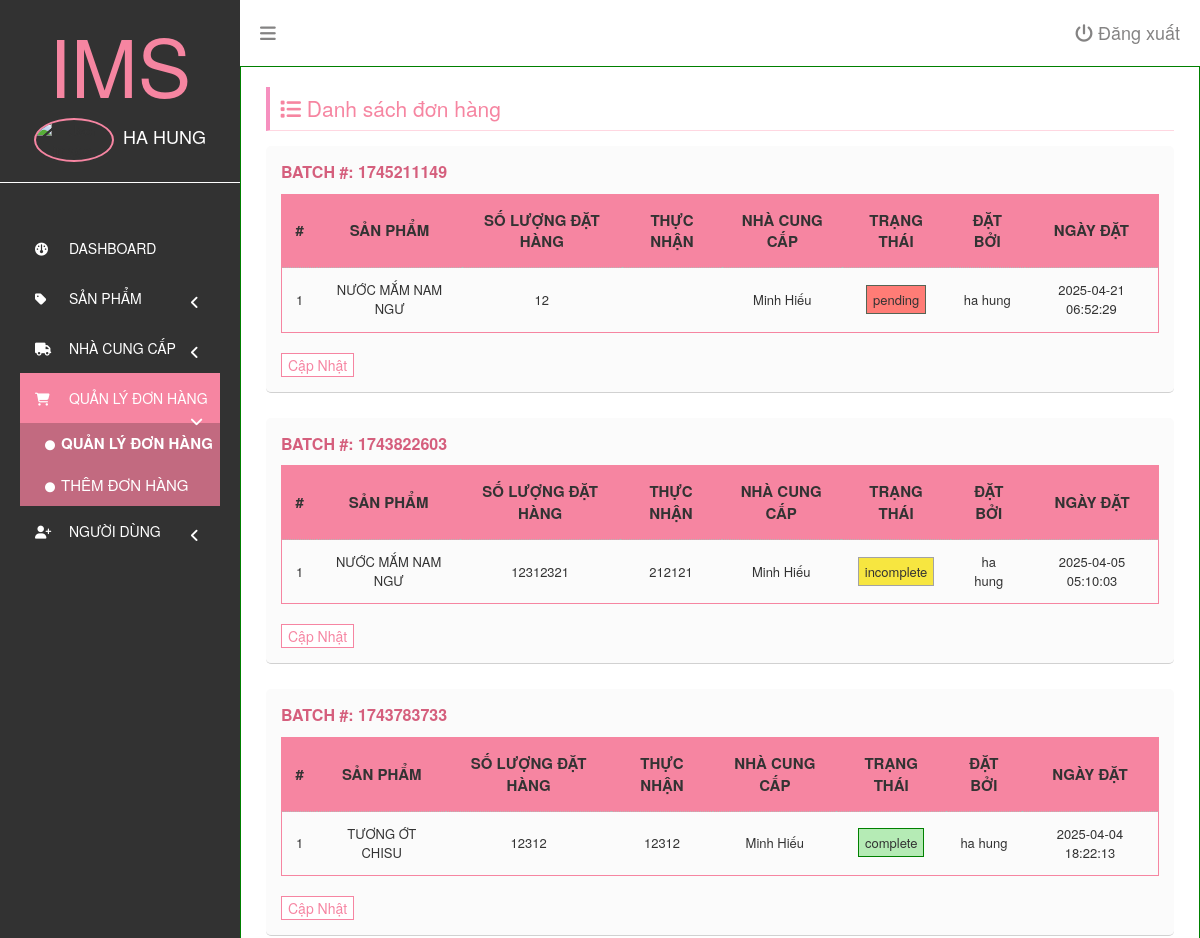
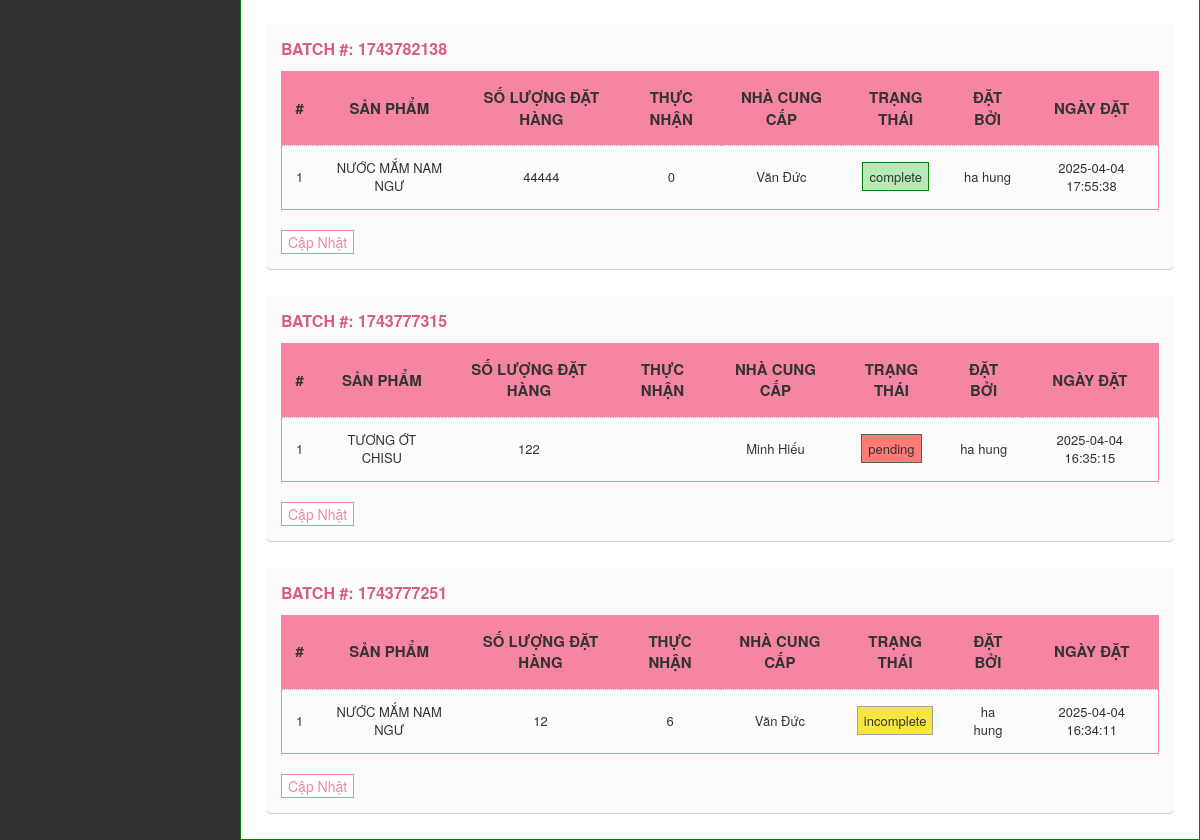
The page /view-order.php (signed in) on the database its author committed (2 pictures, top to bottom).
### tables this page shows
CREATE TABLE `order_product` (
  `id` int(11) NOT NULL,
  `supplier` int(11) NOT NULL,
  `product` int(11) NOT NULL,
  `quantity_ordered` int(11) NOT NULL,
  `quantity_received` int(11) DEFAULT NULL,
  `quantity_remaining` int(11) DEFAULT NULL,
  `batch` int(20) NOT NULL,
  `status` varchar(20) NOT NULL,
  `created_by` int(11) NOT NULL,
  `created_at` datetime NOT NULL,
  `updated_at` datetime NOT NULL
);

CREATE TABLE `products` (
  `id` int(11) NOT NULL,
  `product_name` varchar(191) NOT NULL,
  `description` varchar(200) DEFAULT NULL,
  `img` varchar(100) DEFAULT NULL,
  `created_by` int(11) NOT NULL,
  `created_at` datetime NOT NULL,
  `updated_at` datetime NOT NULL,
  `stock` int(11) NOT NULL
);

CREATE TABLE `suppliers` (
  `id` int(11) NOT NULL,
  `supplier_name` varchar(191) NOT NULL,
  `supplier_location` varchar(191) NOT NULL,
  `email` varchar(191) NOT NULL,
  `created_by` int(11) NOT NULL,
  `created_at` datetime NOT NULL,
  `updated_at` datetime NOT NULL
);

CREATE TABLE `users` (
  `id` int(11) NOT NULL,
  `first_name` varchar(50) NOT NULL,
  `last_name` varchar(50) NOT NULL,
  `password` varchar(300) NOT NULL,
  `email` varchar(50) NOT NULL,
  `created_at` datetime NOT NULL,
  `updated_at` datetime NOT NULL,
  `permissions` varchar(5000) DEFAULT NULL
);

### view-order.php (the view, shortened to what this page needs)
<?php
$suppliers = include('database/show.php');
?>
<!DOCTYPE html>
<html lang="en">
<head>
    <link rel="stylesheet" href="css/user_add.css">
    <link rel="stylesheet" href="css/login.css">
    <link rel="stylesheet" href="https://cdnjs.cloudflare.com/ajax/libs/font-awesome/6.5.1/css/all.min.css">
    <link rel="stylesheet"
        href="https://cdnjs.cloudflare.com/ajax/libs/bootstrap3-dialog/1.35.4/css/bootstrap-dialog.min.css"
 />
</head>
<body>
    <div id="dashboardMainContainer">
        <?php include('partials/app_slidebar.php') ?>
        <div class="dashboard_content_container">
            <?php include('partials/app_topnav.php') ?>
            <div class="dashboard_content">
            <?php
            if(in_array('po_view',$user['permissions'])){?>
                <div class="dashboard_content_main">
                    <div class="row">
                        <div class="column column-12">
                            <h1 class="section_header"><i class="fa fa-list"></i> Danh sách đơn hàng</h1>
                            <div class="section_content">
                                <div class="poListContainers">
                                    <?php
                                    $stmt = $conn->prepare("
                                        SELECT order_product.id, products.product_name, order_product.quantity_ordered, users.first_name, order_product.batch,
                                        order_product.quantity_received,
                                               users.last_name, suppliers.supplier_name, order_product.status, order_product.created_at
                                        FROM order_product, suppliers, products, users
                                        WHERE
                                            order_product.supplier = suppliers.id
                                            AND order_product.product = products.id
                                            AND order_product.created_by = users.id
                                        ORDER BY
                                            order_product.created_at DESC
                                    ");
                                    $stmt->execute();
                                    $purchase_orders = $stmt->fetchAll(PDO::FETCH_ASSOC);
                                    $data = [];
                                    foreach ($purchase_orders as $purchase_order) {
                                        $data[$purchase_order['batch']][] = $purchase_order;
                                    }
                                    ?>
                                    <?php
                                    foreach ($data as $batch_id => $batch_po) {
                                    ?>
                                        <div class="poList" id="container-<?= $batch_id ?>">
                                            <p>Batch #: <?= $batch_id ?> </p>
                                            <table>
                                                <thead>
                                                    <tr>
                                                        <th>#</th>
                                                        <th>Sản Phẩm</th>
                                                        <th>Số lượng đặt hàng</th>
                                                        <th>Thực Nhận</th>
                                                        <th>Nhà Cung Cấp</th>
                                                        <th>Trạng Thái</th>
                                                        <th>Đặt Bởi</th>
                                                        <th>Ngày Đặt</th>
                                                    </tr>
                                                </thead>
                                                <tbody>
                                                    <?php
                                                    $index = 1;
                                                    foreach ($batch_po as $batch_po) {
                                                    ?>
                                                        <tr>
                                                            <td><?= $index ?></td>
                                                            <td class="po_product"><?= $batch_po['product_name'] ?></td>
                                                            <td class="po_qty_ordered"><?= $batch_po['quantity_ordered'] ?></td>
                                                            <td class="po_qty_received"><?= $batch_po['quantity_received'] ?>
                                                            </td>
                                                            <td class="po_qty_supplier"><?= $batch_po['supplier_name'] ?></td>
                                                            <td class="po_qty_status">
                                                                <span class="po-badge po-badge-<?= $batch_po['status'] ?>">
                                                                    <?= $batch_po['status'] ?>
                                                                </span>
                                                            </td>
                                                            <td><?= $batch_po['first_name'] . ' ' . $batch_po['last_name'] ?>
                                                            </td>
                                                            <td>
                                                                <?= $batch_po['created_at'] ?>
                                                            </td>
                                                        </tr>
                                                    <?php
                                                        $index++;
                                                    } ?>
                                                </tbody>
                                            </table>
                                            <?php if(in_array('po_edit',$user['permissions'])){ ?>
                                            <div class="poOrderUpdateBtnContainer alignRight">
                                                <button class="appbtn updatePoBtn" data-id="<?= $batch_id ?>">Cập Nhật</button>
                                            </div>
                                            <?php } ?>
                                        </div>
                                    <?php } ?>
                                </div>
                            </div>
                        </div>
                    </div>
                </div>
                <?php } else {?>
                    <div id="errorMessage">
                        Không được cho phép
                    </div>
                <?php } ?>
            </div>
        </div>
    </div>
    <?php include('partials/app-scripts.php'); ?>
</body>
</html>

### css/user_add.css (style rules this page uses)
div.row { display: flex; flex-direction: row; flex-wrap: wrap; width: 100%; }
div.column { width: 100%; padding: 0px 10px; }
h1.section_header { font-size: 21px; color: #f685a1; border-bottom: 1px solid #ffd7e1; padding-bottom: 11px; padding: 10px; border-left: 4px solid #f690bf; margin-bottom: 15px; }
table, th, td { border: 1px solid #f685a1; border-collapse: collapse; }
table { width: 100%; }
table th { font-size: 15px; text-transform: uppercase; text-align: center; background: #f685a1; }
table td { font-size: 13px; text-align: center; padding: 5px; }

### css/login.css (style rules this page uses)
*, *::before, *::after { box-sizing: border-box }
body, h1, h2, h3, h4, p, figure, blockquote, dl, dd { margin: 0 }
body { min-height: 100vh; text-rendering: optimizeSpeed; line-height: 1.5 }
input, button, textarea, select { font: inherit }
#dashboardMainContainer { display: flex; flex-direction: row; }
div.dashboard_content_container { width: 80%; background: #f4f6f9; }
div.dashboard_content_main { background: #fff; height: 100%; border: 1px solid green; padding-left: 30px; }
.poList { margin-bottom: 25px; padding: 15px; border-bottom: solid 1px #d1d1d1; border-radius: 5px; background: #fbfbfb; }
.poList p { font-weight: bold; text-transform: uppercase; color: #d55f7d; font-size: 16px; }
.poList table td, .poList table th { border: none; border-bottom: 1px dotted #b7b7b7; }
.poList table td { padding: 13px 14px; font-size: 13px; }
.poList table th { padding: 15px 10px; }
.poOrderUpdateBtnContainer { margin-top: 20px; }
.updatePoBtn { color: #f685a2; background: #fff; border: 1px solid #f685a2; }
.po-badge { padding: 4px 6px; border: 1px solid; }
.po-badge-pending { background: #ff7c76; border-color: #556455; }
.po-badge-complete { background: #b5ebb5; border-color: green; }
.po-badge-incomplete { background: #f7e640; border-color: #392b2b; border-color: #a3a3a3; }

### rows shown on the page
order_product: product.product_name "NƯỚC MẮM NAM NGƯ", quantity_ordered "12", supplier.supplier_name "Minh Hiếu", status "pending", created_by.first_name "ha", created_by.last_name "hung", created_at "2025-04-21 06:52:29"
order_product: product.product_name "NƯỚC MẮM NAM NGƯ", quantity_ordered "12312321", quantity_received "212121", supplier.supplier_name "Minh Hiếu", status "incomplete", created_by.first_name "ha", created_by.last_name "hung", created_at "2025-04-05 05:10:03"
order_product: product.product_name "TƯƠNG ỚT CHISU", quantity_ordered "12312", quantity_received "12312", supplier.supplier_name "Minh Hiếu", status "complete", created_by.first_name "ha", created_by.last_name "hung", created_at "2025-04-04 18:22:13"
order_product: product.product_name "NƯỚC MẮM NAM NGƯ", quantity_ordered "44444", quantity_received "0", supplier.supplier_name "Văn Đức", status "complete", created_by.first_name "ha", created_by.last_name "hung", created_at "2025-04-04 17:55:38"
order_product: product.product_name "TƯƠNG ỚT CHISU", quantity_ordered "122", supplier.supplier_name "Minh Hiếu", status "pending", created_by.first_name "ha", created_by.last_name "hung", created_at "2025-04-04 16:35:15"
order_product: product.product_name "NƯỚC MẮM NAM NGƯ", quantity_ordered "12", quantity_received "6", supplier.supplier_name "Văn Đức", status "incomplete", created_by.first_name "ha", created_by.last_name "hung", created_at "2025-04-04 16:34:11"

### other values the page prints
$user['first_name'] "HA"
$user['last_name'] "HUNG"
$batch_id "1745211149"
$batch_id "1743822603"
$batch_id "1743783733"
$batch_id "1743782138"
$batch_id "1743777315"
$batch_id "1743777251"
